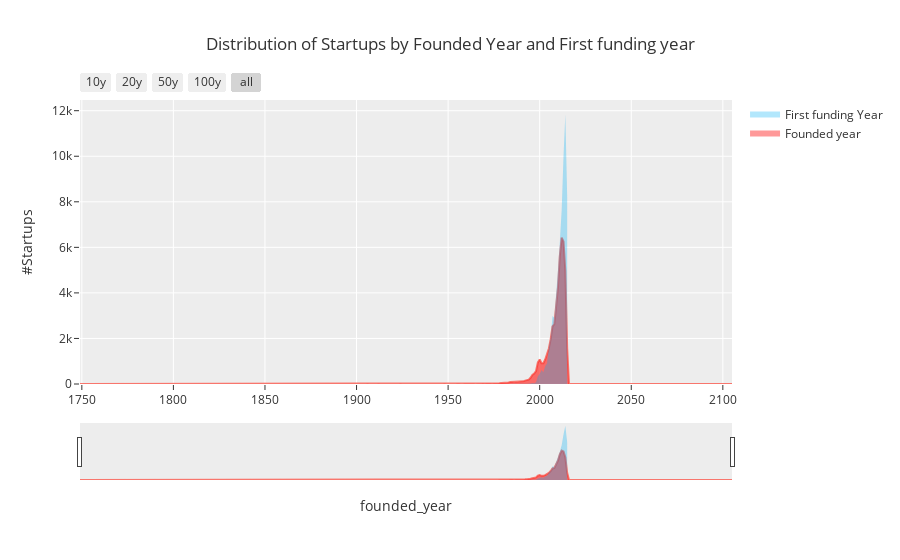

This figure's notebook cell:
### Code cell
# Plot the distribution using Plotly Express with a line plot
fig = px.area(startups_history, x='founded_year', y='#Startups', 
              title='Distribution of Startups by Founded Year and First funding year')

fig.add_trace(go.Scatter(x=startups_history['founded_year'], 
                         y=startups_history['#Startups'], 
                         fill='tozeroy',  # Filling area below the line
                         mode='none', 
                         fillcolor='rgba(255,0,0,0.4)',  # Adjust color as needed
                         name='Founded year')) 

# Add an area chart for the second DataFrame
fig.add_trace(go.Scatter(x=funding_history['first_funding_at'], 
                         y=funding_history['#Startups'], 
                         fill='tozeroy',  # Filling area below the line
                         mode='none', 
                         fillcolor='rgba(0,176,246,0.3)',  # Adjust color as needed
                         name='First funding Year'))  # Legend label

# Add range slider
fig.update_layout(
    xaxis=dict(
        rangeselector=dict(
            buttons=list([
                dict(count=10,
                     label="10y",
                     step="year",
                     stepmode="todate"),
                dict(count=20,
                     label="20y",
                     step="year",
                     stepmode="todate"),
                dict(count=50,
                     label="50y",
                     step="year",
                     stepmode="todate"),
                dict(count=100,
                     label="100y",
                     step="year",
                     stepmode="todate"),
                dict(step="all")
            ])
        ),
        rangeslider=dict(
            visible=True
        ),
        type="date"
    )
)

fig.show()

### Figure 1 — Plotly figure (JSON) as saved in the notebook; plotly's stock layout.template omitted (floating-point values rounded to 4 significant figures; data arrays with more than 128 entries replaced by an {"elided": "..."} marker saying what was removed)
{"data": [{"fillpattern": {"shape": ""}, "hovertemplate": "founded_year=%{x}<br>#Startups=%{y}<extra></extra>", "legendgroup": "", "line": {"color": "#F8766D"}, "marker": {"symbol": "circle"}, "mode": "lines", "name": "", "orientation": "v", "showlegend": false, "stackgroup": "1", "type": "scatter", "x": {"elided": "176 int values"}, "xaxis": "x", "y": {"elided": "176 int values"}, "yaxis": "y"}, {"fill": "tozeroy", "fillcolor": "rgba(255,0,0,0.4)", "mode": "none", "name": "Founded year", "type": "scatter", "x": {"elided": "176 int values"}, "y": {"elided": "176 int values"}}, {"fill": "tozeroy", "fillcolor": "rgba(0,176,246,0.3)", "mode": "none", "name": "First funding Year", "type": "scatter", "x": [1960, 1971, 1973, 1977, 1979, 1980, 1982, 1983, 1984, 1985, 1986, 1987, 1988, 1989, 1990, 1991, 1992, 1993, 1994, 1995, 1996, 1997, 1998, 1999, 2000, 2001, 2002, 2003, 2004, 2005, 2006, 2007, 2008, 2009, 2010, 2011, 2012, 2013, 2014, 2015], "y": [1, 1, 1, 1, 1, 1, 4, 1, 5, 6, 5, 6, 3, 8, 14, 9, 13, 16, 17, 24, 39, 29, 72, 337, 436, 614, 517, 781, 908, 1605, 2041, 2986, 2911, 3970, 5022, 6249, 7624, 9980, 11846, 8236]}], "layout": {"legend": {"tracegroupgap": 0}, "title": {"text": "Distribution of Startups by Founded Year and First funding year"}, "xaxis": {"anchor": "y", "domain": [0, 1], "rangeselector": {"buttons": [{"count": 10, "label": "10y", "step": "year", "stepmode": "todate"}, {"count": 20, "label": "20y", "step": "year", "stepmode": "todate"}, {"count": 50, "label": "50y", "step": "year", "stepmode": "todate"}, {"count": 100, "label": "100y", "step": "year", "stepmode": "todate"}, {"step": "all"}]}, "rangeslider": {"visible": true}, "title": {"text": "founded_year"}, "type": "date"}, "yaxis": {"anchor": "x", "domain": [0, 1], "title": {"text": "#Startups"}}}}
